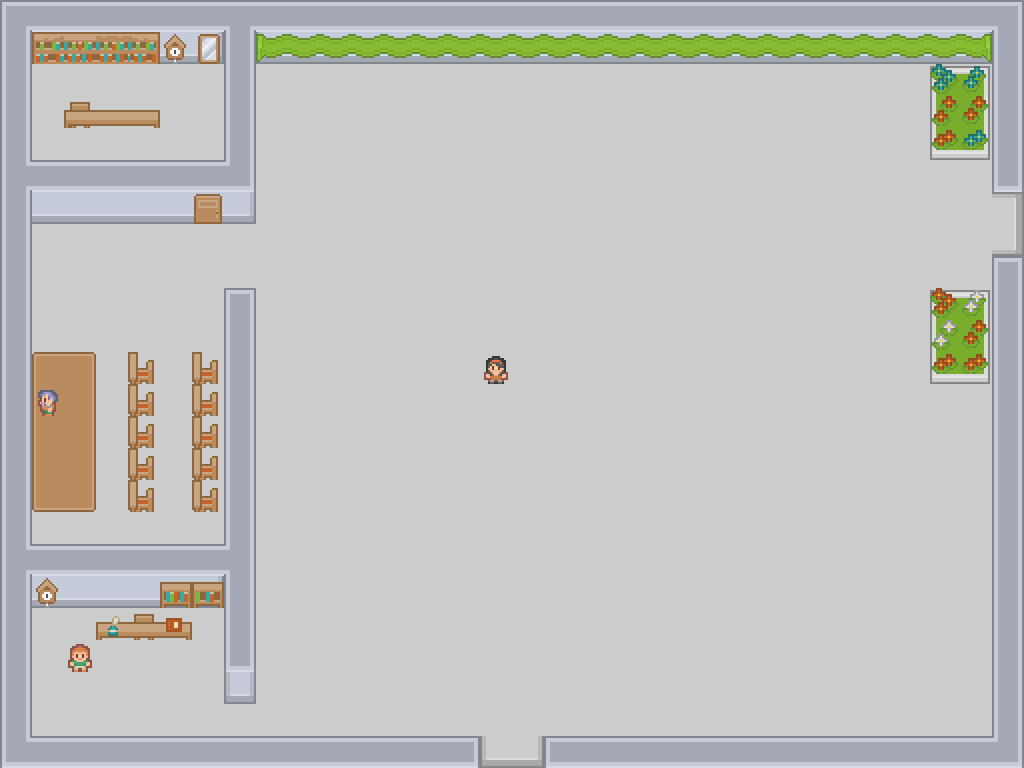

A level layout from a 2D game, rendered from its tile map. Below: a short description, then the map file with tile-grid data replaced by summaries:
An orthogonal 32x24 tile map with 32x32 px tiles, 5 tile layers (1, 2, 3, 4, ...), 2 tilesets and 19 objects (12x wall, 3x npc, door_spawn, door, secret_door_spawn).

<map version="1.5" tiledversion="1.5.0" orientation="orthogonal" renderorder="left-up" width="32" height="24" tilewidth="32" tileheight="32" infinite="0" nextlayerid="7" nextobjectid="31">
 <tileset firstgid="1" source="tilemap_packed.tsx" />
 <tileset firstgid="487" source="roguelikeSheet_transparent.tsx" />
 <layer id="1" name="1" width="32" height="24">
  <data>[768 cells, 768 non-empty, 20 distinct tile ids]</data>
 </layer>
 <layer id="4" name="2" width="32" height="24">
  <data>[768 cells, 27 non-empty, 20 distinct tile ids]</data>
 </layer>
 <layer id="2" name="3" width="32" height="24">
  <data>[768 cells, 20 non-empty, 8 distinct tile ids]</data>
 </layer>
 <layer id="5" name="4" width="32" height="24">
  <data>[768 cells, 40 non-empty, 11 distinct tile ids]</data>
 </layer>
 <layer id="6" name="Warstwa Kafelków 5" width="32" height="24">
  <data>[768 cells, 1 non-empty, 1 distinct tile ids]</data>
 </layer>
 <objectgroup id="3" name="Object Layer 1">
  <object id="1" name="wall" x="545.406" y="738.85" width="478.238" height="26.8673" />
  <object id="5" x="956.475" y="822.139" height="1.34336" />
  <object id="6" name="wall" x="4.02984" y="65.3403" width="24.181" height="669.48" />
  <object id="7" name="wall" x="-0.000246642" y="738.85" width="478.238" height="26.8673" />
  <object id="8" name="wall" x="3.19233" y="4.45565" width="1019.11" height="51.1723" />
  <object id="9" name="wall" x="995.432" y="263.024" width="24.181" height="473.811" />
  <object id="10" name="door_d17_in_spawn" type="door_spawn" x="482.117" y="706.131" width="58.321" height="27.2266" />
  <object id="12" name="door_d17_out" type="door" x="484.843" y="738.069" width="53.4061" height="27.4184">
   <properties>
    <property name="map" value="map_alpha2.tmx" />
   </properties>
  </object>
  <object id="14" name="wall" x="996.909" y="60.0945" width="24.181" height="129.811" />
  <object id="15" name="wall" x="935.909" y="67.0945" width="48.181" height="83.811" />
  <object id="16" name="wall" x="936.909" y="294.094" width="48.181" height="83.811" />
  <object id="17" name="wall" x="36.9095" y="164.094" width="214.181" height="55.811" />
  <object id="18" name="wall" x="229.909" y="70.0945" width="18.181" height="83.811" />
  <object id="19" name="wall" x="33.9095" y="549.094" width="185.181" height="55.811" />
  <object id="20" name="wall" x="227.909" y="293.095" width="23.181" height="406.811" />
  <object id="24" name="npc_one" type="npc" x="37" y="389" width="21" height="22" />
  <object id="26" name="npc_two" type="npc" x="69.5" y="646" width="21" height="22" />
  <object id="27" name="npc_main" type="npc" x="483.5" y="357" width="21" height="22" />
  <object id="28" name="random_door" type="secret_door_spawn" x="361" y="103" width="494" height="179" />
 </objectgroup>
</map>
